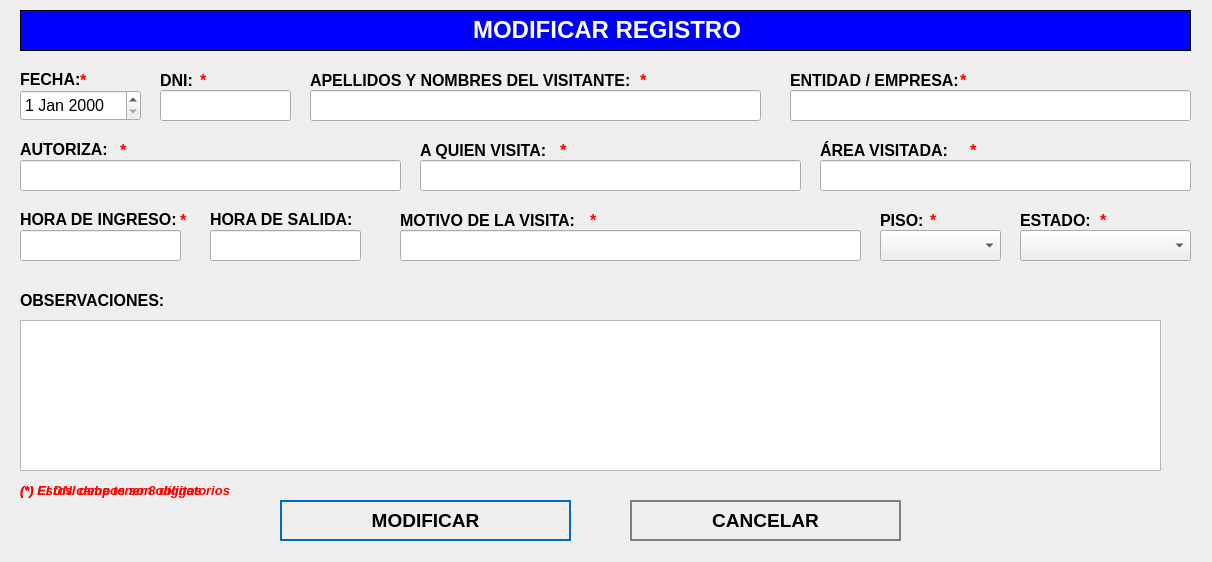
<?xml version="1.0" encoding="UTF-8"?>
<ui version="4.0">
 <class>NewBook</class>
 <widget class="QWidget" name="NewBook">
  <property name="geometry">
   <rect>
    <x>0</x>
    <y>0</y>
    <width>1212</width>
    <height>562</height>
   </rect>
  </property>
  <property name="windowTitle">
   <string>Modificar Registro</string>
  </property>
  <property name="styleSheet">
   <string notr="true">QPushButton
{	
	height: 2em;
 	border-style: solid;
	border-width: 2px;
 	border-color: grey;
	font-weight: bold;
}

QPushButton:hover
{
   	background-color:grey;
	color:white;
}</string>
  </property>
  <widget class="QLabel" name="label">
   <property name="geometry">
    <rect>
     <x>20</x>
     <y>10</y>
     <width>1171</width>
     <height>41</height>
    </rect>
   </property>
   <property name="font">
    <font>
     <underline>false</underline>
    </font>
   </property>
   <property name="autoFillBackground">
    <bool>false</bool>
   </property>
   <property name="styleSheet">
    <string notr="true">background-color: blue;</string>
   </property>
   <property name="frameShape">
    <enum>QFrame::Box</enum>
   </property>
   <property name="text">
    <string>&lt;html&gt;&lt;head/&gt;&lt;body&gt;&lt;p align=&quot;center&quot;&gt;&lt;span style=&quot; font-size:18pt; font-weight:600; color:#ffffff;&quot;&gt;MODIFICAR REGISTRO&lt;/span&gt;&lt;/p&gt;&lt;/body&gt;&lt;/html&gt;</string>
   </property>
  </widget>
  <widget class="QLabel" name="label_autoriza">
   <property name="geometry">
    <rect>
     <x>20</x>
     <y>140</y>
     <width>101</width>
     <height>16</height>
    </rect>
   </property>
   <property name="text">
    <string>&lt;html&gt;&lt;head/&gt;&lt;body&gt;&lt;p&gt;&lt;span style=&quot; font-size:12pt; font-weight:600;&quot;&gt;AUTORIZA:&lt;/span&gt;&lt;/p&gt;&lt;/body&gt;&lt;/html&gt;</string>
   </property>
  </widget>
  <widget class="QLineEdit" name="titleLineEdit">
   <property name="geometry">
    <rect>
     <x>20</x>
     <y>160</y>
     <width>381</width>
     <height>31</height>
    </rect>
   </property>
   <property name="font">
    <font>
     <pointsize>12</pointsize>
    </font>
   </property>
   <property name="placeholderText">
    <string/>
   </property>
  </widget>
  <widget class="QLineEdit" name="categoryLineEdit">
   <property name="geometry">
    <rect>
     <x>420</x>
     <y>160</y>
     <width>381</width>
     <height>31</height>
    </rect>
   </property>
   <property name="font">
    <font>
     <pointsize>12</pointsize>
    </font>
   </property>
  </widget>
  <widget class="QTextEdit" name="descriptionTextedit">
   <property name="geometry">
    <rect>
     <x>20</x>
     <y>320</y>
     <width>1141</width>
     <height>151</height>
    </rect>
   </property>
   <property name="font">
    <font>
     <pointsize>12</pointsize>
    </font>
   </property>
  </widget>
  <widget class="QPushButton" name="editButton">
   <property name="geometry">
    <rect>
     <x>280</x>
     <y>500</y>
     <width>291</width>
     <height>41</height>
    </rect>
   </property>
   <property name="font">
    <font>
     <pointsize>14</pointsize>
     <weight>75</weight>
     <bold>true</bold>
    </font>
   </property>
   <property name="cursor">
    <cursorShape>PointingHandCursor</cursorShape>
   </property>
   <property name="styleSheet">
    <string notr="true">QPushButton
{	
	height: 2em;
 	border-style: solid;
	border-width: 2px;
 	border-color: #0069c0;
	font-weight: bold;
}

QPushButton:hover
{
   	background-color:#0069c0;
	color:white;
}</string>
   </property>
   <property name="text">
    <string>MODIFICAR</string>
   </property>
   <property name="icon">
    <iconset>
     <normaloff>../assets/icons/save-icon.png</normaloff>../assets/icons/save-icon.png</iconset>
   </property>
   <property name="iconSize">
    <size>
     <width>30</width>
     <height>30</height>
    </size>
   </property>
   <property name="default">
    <bool>true</bool>
   </property>
   <property name="flat">
    <bool>true</bool>
   </property>
  </widget>
  <widget class="QPushButton" name="cancelButton">
   <property name="geometry">
    <rect>
     <x>630</x>
     <y>500</y>
     <width>271</width>
     <height>41</height>
    </rect>
   </property>
   <property name="font">
    <font>
     <pointsize>14</pointsize>
     <weight>75</weight>
     <bold>true</bold>
    </font>
   </property>
   <property name="cursor">
    <cursorShape>PointingHandCursor</cursorShape>
   </property>
   <property name="styleSheet">
    <string notr="true">QPushButton
{	
	height: 2em;
 	border-style: solid;
	border-width: 2px;
 	border-color: grey;
	font-weight: bold;
}

QPushButton:hover
{
   	background-color:grey;
	color:white;
}</string>
   </property>
   <property name="text">
    <string>CANCELAR</string>
   </property>
   <property name="icon">
    <iconset>
     <normaloff>../assets/icons/cancel-icon.png</normaloff>../assets/icons/cancel-icon.png</iconset>
   </property>
   <property name="iconSize">
    <size>
     <width>30</width>
     <height>30</height>
    </size>
   </property>
   <property name="default">
    <bool>true</bool>
   </property>
   <property name="flat">
    <bool>true</bool>
   </property>
  </widget>
  <widget class="QLabel" name="label_aquienvisita">
   <property name="geometry">
    <rect>
     <x>420</x>
     <y>140</y>
     <width>191</width>
     <height>21</height>
    </rect>
   </property>
   <property name="text">
    <string>&lt;html&gt;&lt;head/&gt;&lt;body&gt;&lt;p&gt;&lt;span style=&quot; font-size:12pt; font-weight:600;&quot;&gt;A QUIEN VISITA:&lt;/span&gt;&lt;/p&gt;&lt;/body&gt;&lt;/html&gt;</string>
   </property>
  </widget>
  <widget class="QDateEdit" name="dateEditNuevo">
   <property name="geometry">
    <rect>
     <x>20</x>
     <y>90</y>
     <width>121</width>
     <height>31</height>
    </rect>
   </property>
   <property name="font">
    <font>
     <pointsize>12</pointsize>
    </font>
   </property>
  </widget>
  <widget class="QLabel" name="label_area">
   <property name="geometry">
    <rect>
     <x>820</x>
     <y>140</y>
     <width>191</width>
     <height>21</height>
    </rect>
   </property>
   <property name="text">
    <string>&lt;html&gt;&lt;head/&gt;&lt;body&gt;&lt;p&gt;&lt;span style=&quot; font-size:12pt; font-weight:600;&quot;&gt;ÁREA VISITADA:&lt;/span&gt;&lt;/p&gt;&lt;/body&gt;&lt;/html&gt;</string>
   </property>
  </widget>
  <widget class="QLineEdit" name="nombreVisitanteLineEdit">
   <property name="geometry">
    <rect>
     <x>310</x>
     <y>90</y>
     <width>451</width>
     <height>31</height>
    </rect>
   </property>
   <property name="font">
    <font>
     <pointsize>12</pointsize>
    </font>
   </property>
  </widget>
  <widget class="QLabel" name="label_fecha">
   <property name="geometry">
    <rect>
     <x>20</x>
     <y>70</y>
     <width>101</width>
     <height>16</height>
    </rect>
   </property>
   <property name="text">
    <string>&lt;html&gt;&lt;head/&gt;&lt;body&gt;&lt;p&gt;&lt;span style=&quot; font-size:12pt; font-weight:600;&quot;&gt;FECHA:&lt;/span&gt;&lt;/p&gt;&lt;/body&gt;&lt;/html&gt;</string>
   </property>
  </widget>
  <widget class="QLabel" name="label_visitante">
   <property name="geometry">
    <rect>
     <x>310</x>
     <y>70</y>
     <width>341</width>
     <height>21</height>
    </rect>
   </property>
   <property name="text">
    <string>&lt;html&gt;&lt;head/&gt;&lt;body&gt;&lt;p&gt;&lt;span style=&quot; font-size:12pt; font-weight:600;&quot;&gt;APELLIDOS Y NOMBRES DEL VISITANTE:&lt;/span&gt;&lt;/p&gt;&lt;/body&gt;&lt;/html&gt;</string>
   </property>
  </widget>
  <widget class="QLabel" name="label_observaciones">
   <property name="geometry">
    <rect>
     <x>20</x>
     <y>290</y>
     <width>151</width>
     <height>21</height>
    </rect>
   </property>
   <property name="text">
    <string>&lt;html&gt;&lt;head/&gt;&lt;body&gt;&lt;p&gt;&lt;span style=&quot; font-size:12pt; font-weight:600;&quot;&gt;OBSERVACIONES:&lt;/span&gt;&lt;/p&gt;&lt;/body&gt;&lt;/html&gt;</string>
   </property>
  </widget>
  <widget class="QLineEdit" name="categoryLineEditEntidadEmpresa">
   <property name="geometry">
    <rect>
     <x>790</x>
     <y>90</y>
     <width>401</width>
     <height>31</height>
    </rect>
   </property>
   <property name="font">
    <font>
     <pointsize>12</pointsize>
    </font>
   </property>
  </widget>
  <widget class="QLabel" name="label_entidad">
   <property name="geometry">
    <rect>
     <x>790</x>
     <y>70</y>
     <width>341</width>
     <height>21</height>
    </rect>
   </property>
   <property name="text">
    <string>&lt;html&gt;&lt;head/&gt;&lt;body&gt;&lt;p&gt;&lt;span style=&quot; font-size:12pt; font-weight:600;&quot;&gt;ENTIDAD / EMPRESA:&lt;/span&gt;&lt;/p&gt;&lt;/body&gt;&lt;/html&gt;</string>
   </property>
  </widget>
  <widget class="QLabel" name="label_horaIngreso">
   <property name="geometry">
    <rect>
     <x>20</x>
     <y>210</y>
     <width>171</width>
     <height>16</height>
    </rect>
   </property>
   <property name="text">
    <string>&lt;html&gt;&lt;head/&gt;&lt;body&gt;&lt;p&gt;&lt;span style=&quot; font-size:12pt; font-weight:600;&quot;&gt;HORA DE INGRESO:&lt;/span&gt;&lt;/p&gt;&lt;/body&gt;&lt;/html&gt;</string>
   </property>
  </widget>
  <widget class="QLabel" name="label_horaSalida">
   <property name="geometry">
    <rect>
     <x>210</x>
     <y>210</y>
     <width>171</width>
     <height>16</height>
    </rect>
   </property>
   <property name="text">
    <string>&lt;html&gt;&lt;head/&gt;&lt;body&gt;&lt;p&gt;&lt;span style=&quot; font-size:12pt; font-weight:600;&quot;&gt;HORA DE SALIDA:&lt;/span&gt;&lt;/p&gt;&lt;/body&gt;&lt;/html&gt;</string>
   </property>
  </widget>
  <widget class="QLabel" name="label_motivoVisita">
   <property name="geometry">
    <rect>
     <x>400</x>
     <y>210</y>
     <width>341</width>
     <height>21</height>
    </rect>
   </property>
   <property name="text">
    <string>&lt;html&gt;&lt;head/&gt;&lt;body&gt;&lt;p&gt;&lt;span style=&quot; font-size:12pt; font-weight:600;&quot;&gt;MOTIVO DE LA VISITA:&lt;/span&gt;&lt;/p&gt;&lt;/body&gt;&lt;/html&gt;</string>
   </property>
  </widget>
  <widget class="QLineEdit" name="dniLineEdit">
   <property name="geometry">
    <rect>
     <x>160</x>
     <y>90</y>
     <width>131</width>
     <height>31</height>
    </rect>
   </property>
   <property name="font">
    <font>
     <pointsize>12</pointsize>
    </font>
   </property>
  </widget>
  <widget class="QLabel" name="label_dni">
   <property name="geometry">
    <rect>
     <x>160</x>
     <y>70</y>
     <width>91</width>
     <height>21</height>
    </rect>
   </property>
   <property name="text">
    <string>&lt;html&gt;&lt;head/&gt;&lt;body&gt;&lt;p&gt;&lt;span style=&quot; font-size:12pt; font-weight:600;&quot;&gt;DNI:&lt;/span&gt;&lt;/p&gt;&lt;/body&gt;&lt;/html&gt;</string>
   </property>
  </widget>
  <widget class="QLabel" name="label_piso">
   <property name="geometry">
    <rect>
     <x>880</x>
     <y>210</y>
     <width>61</width>
     <height>21</height>
    </rect>
   </property>
   <property name="text">
    <string>&lt;html&gt;&lt;head/&gt;&lt;body&gt;&lt;p&gt;&lt;span style=&quot; font-size:12pt; font-weight:600;&quot;&gt;PISO:&lt;/span&gt;&lt;/p&gt;&lt;/body&gt;&lt;/html&gt;</string>
   </property>
  </widget>
  <widget class="QComboBox" name="comboBoxPiso">
   <property name="geometry">
    <rect>
     <x>880</x>
     <y>230</y>
     <width>121</width>
     <height>31</height>
    </rect>
   </property>
   <property name="font">
    <font>
     <pointsize>12</pointsize>
    </font>
   </property>
   <property name="editable">
    <bool>false</bool>
   </property>
  </widget>
  <widget class="QLabel" name="label_estado">
   <property name="geometry">
    <rect>
     <x>1020</x>
     <y>210</y>
     <width>91</width>
     <height>21</height>
    </rect>
   </property>
   <property name="text">
    <string>&lt;html&gt;&lt;head/&gt;&lt;body&gt;&lt;p&gt;&lt;span style=&quot; font-size:12pt; font-weight:600;&quot;&gt;ESTADO:&lt;/span&gt;&lt;/p&gt;&lt;/body&gt;&lt;/html&gt;</string>
   </property>
  </widget>
  <widget class="QComboBox" name="comboBoxEstado">
   <property name="geometry">
    <rect>
     <x>1020</x>
     <y>230</y>
     <width>171</width>
     <height>31</height>
    </rect>
   </property>
   <property name="font">
    <font>
     <pointsize>12</pointsize>
    </font>
   </property>
   <property name="editable">
    <bool>false</bool>
   </property>
  </widget>
  <widget class="QLineEdit" name="horaIngresoLineEdit">
   <property name="geometry">
    <rect>
     <x>20</x>
     <y>230</y>
     <width>161</width>
     <height>31</height>
    </rect>
   </property>
   <property name="font">
    <font>
     <pointsize>12</pointsize>
    </font>
   </property>
  </widget>
  <widget class="QLineEdit" name="horaSalidaLineEdit">
   <property name="geometry">
    <rect>
     <x>210</x>
     <y>230</y>
     <width>151</width>
     <height>31</height>
    </rect>
   </property>
   <property name="font">
    <font>
     <pointsize>12</pointsize>
    </font>
   </property>
  </widget>
  <widget class="QLabel" name="ast_motivo">
   <property name="geometry">
    <rect>
     <x>590</x>
     <y>210</y>
     <width>16</width>
     <height>21</height>
    </rect>
   </property>
   <property name="text">
    <string>&lt;html&gt;&lt;head/&gt;&lt;body&gt;&lt;p&gt;&lt;span style=&quot; font-size:12pt; font-weight:600; color:#ff0000;&quot;&gt;*&lt;/span&gt;&lt;/p&gt;&lt;/body&gt;&lt;/html&gt;</string>
   </property>
  </widget>
  <widget class="QLabel" name="ast_visitante">
   <property name="geometry">
    <rect>
     <x>640</x>
     <y>70</y>
     <width>16</width>
     <height>21</height>
    </rect>
   </property>
   <property name="text">
    <string>&lt;html&gt;&lt;head/&gt;&lt;body&gt;&lt;p&gt;&lt;span style=&quot; font-size:12pt; font-weight:600; color:#ff0000;&quot;&gt;*&lt;/span&gt;&lt;/p&gt;&lt;/body&gt;&lt;/html&gt;</string>
   </property>
  </widget>
  <widget class="QLabel" name="ast_horaingreso">
   <property name="geometry">
    <rect>
     <x>180</x>
     <y>210</y>
     <width>16</width>
     <height>21</height>
    </rect>
   </property>
   <property name="text">
    <string>&lt;html&gt;&lt;head/&gt;&lt;body&gt;&lt;p&gt;&lt;span style=&quot; font-size:12pt; font-weight:600; color:#ff0000;&quot;&gt;*&lt;/span&gt;&lt;/p&gt;&lt;/body&gt;&lt;/html&gt;</string>
   </property>
  </widget>
  <widget class="QLabel" name="ast_fecha">
   <property name="geometry">
    <rect>
     <x>80</x>
     <y>70</y>
     <width>16</width>
     <height>21</height>
    </rect>
   </property>
   <property name="text">
    <string>&lt;html&gt;&lt;head/&gt;&lt;body&gt;&lt;p&gt;&lt;span style=&quot; font-size:12pt; font-weight:600; color:#ff0000;&quot;&gt;*&lt;/span&gt;&lt;/p&gt;&lt;/body&gt;&lt;/html&gt;</string>
   </property>
  </widget>
  <widget class="QLabel" name="ast_dni">
   <property name="geometry">
    <rect>
     <x>200</x>
     <y>70</y>
     <width>16</width>
     <height>21</height>
    </rect>
   </property>
   <property name="text">
    <string>&lt;html&gt;&lt;head/&gt;&lt;body&gt;&lt;p&gt;&lt;span style=&quot; font-size:12pt; font-weight:600; color:#ff0000;&quot;&gt;*&lt;/span&gt;&lt;/p&gt;&lt;/body&gt;&lt;/html&gt;</string>
   </property>
  </widget>
  <widget class="QLabel" name="ast_autoriza">
   <property name="geometry">
    <rect>
     <x>120</x>
     <y>140</y>
     <width>16</width>
     <height>21</height>
    </rect>
   </property>
   <property name="text">
    <string>&lt;html&gt;&lt;head/&gt;&lt;body&gt;&lt;p&gt;&lt;span style=&quot; font-size:12pt; font-weight:600; color:#ff0000;&quot;&gt;*&lt;/span&gt;&lt;/p&gt;&lt;/body&gt;&lt;/html&gt;</string>
   </property>
  </widget>
  <widget class="QLabel" name="ast_aquienvisita">
   <property name="geometry">
    <rect>
     <x>560</x>
     <y>140</y>
     <width>16</width>
     <height>21</height>
    </rect>
   </property>
   <property name="text">
    <string>&lt;html&gt;&lt;head/&gt;&lt;body&gt;&lt;p&gt;&lt;span style=&quot; font-size:12pt; font-weight:600; color:#ff0000;&quot;&gt;*&lt;/span&gt;&lt;/p&gt;&lt;/body&gt;&lt;/html&gt;</string>
   </property>
  </widget>
  <widget class="QLabel" name="ast_area">
   <property name="geometry">
    <rect>
     <x>960</x>
     <y>70</y>
     <width>16</width>
     <height>21</height>
    </rect>
   </property>
   <property name="text">
    <string>&lt;html&gt;&lt;head/&gt;&lt;body&gt;&lt;p&gt;&lt;span style=&quot; font-size:12pt; font-weight:600; color:#ff0000;&quot;&gt;*&lt;/span&gt;&lt;/p&gt;&lt;/body&gt;&lt;/html&gt;</string>
   </property>
  </widget>
  <widget class="QLabel" name="ast_entidadempresa">
   <property name="geometry">
    <rect>
     <x>970</x>
     <y>140</y>
     <width>16</width>
     <height>21</height>
    </rect>
   </property>
   <property name="text">
    <string>&lt;html&gt;&lt;head/&gt;&lt;body&gt;&lt;p&gt;&lt;span style=&quot; font-size:12pt; font-weight:600; color:#ff0000;&quot;&gt;*&lt;/span&gt;&lt;/p&gt;&lt;/body&gt;&lt;/html&gt;</string>
   </property>
  </widget>
  <widget class="QLabel" name="ast_piso">
   <property name="geometry">
    <rect>
     <x>930</x>
     <y>210</y>
     <width>16</width>
     <height>21</height>
    </rect>
   </property>
   <property name="text">
    <string>&lt;html&gt;&lt;head/&gt;&lt;body&gt;&lt;p&gt;&lt;span style=&quot; font-size:12pt; font-weight:600; color:#ff0000;&quot;&gt;*&lt;/span&gt;&lt;/p&gt;&lt;/body&gt;&lt;/html&gt;</string>
   </property>
  </widget>
  <widget class="QLabel" name="ast_estado">
   <property name="geometry">
    <rect>
     <x>1100</x>
     <y>210</y>
     <width>16</width>
     <height>21</height>
    </rect>
   </property>
   <property name="text">
    <string>&lt;html&gt;&lt;head/&gt;&lt;body&gt;&lt;p&gt;&lt;span style=&quot; font-size:12pt; font-weight:600; color:#ff0000;&quot;&gt;*&lt;/span&gt;&lt;/p&gt;&lt;/body&gt;&lt;/html&gt;</string>
   </property>
  </widget>
  <widget class="QLabel" name="label_nota_obligatoria">
   <property name="geometry">
    <rect>
     <x>20</x>
     <y>480</y>
     <width>281</width>
     <height>21</height>
    </rect>
   </property>
   <property name="text">
    <string>&lt;html&gt;&lt;head/&gt;&lt;body&gt;&lt;p&gt;&lt;span style=&quot; font-size:10pt; font-weight:600; font-style:italic; color:#ff0000;&quot;&gt;(*) Estos campos son obligatorios&lt;/span&gt;&lt;/p&gt;&lt;/body&gt;&lt;/html&gt;</string>
   </property>
  </widget>
  <widget class="QLineEdit" name="motivoVisitaLineEdit">
   <property name="geometry">
    <rect>
     <x>400</x>
     <y>230</y>
     <width>461</width>
     <height>31</height>
    </rect>
   </property>
   <property name="font">
    <font>
     <pointsize>12</pointsize>
    </font>
   </property>
  </widget>
  <widget class="QLabel" name="label_advertencia_dni">
   <property name="geometry">
    <rect>
     <x>20</x>
     <y>480</y>
     <width>231</width>
     <height>21</height>
    </rect>
   </property>
   <property name="text">
    <string>&lt;html&gt;&lt;head/&gt;&lt;body&gt;&lt;p&gt;&lt;span style=&quot; font-size:10pt; font-weight:600; font-style:italic; color:#ff0000;&quot;&gt;(*) El DNI debe tener 8 dígitos&lt;/span&gt;&lt;/p&gt;&lt;/body&gt;&lt;/html&gt;</string>
   </property>
  </widget>
  <widget class="QLineEdit" name="areaVisitadaLineEdit">
   <property name="geometry">
    <rect>
     <x>820</x>
     <y>160</y>
     <width>371</width>
     <height>31</height>
    </rect>
   </property>
   <property name="font">
    <font>
     <pointsize>12</pointsize>
    </font>
   </property>
  </widget>
 </widget>
 <tabstops>
  <tabstop>dniLineEdit</tabstop>
  <tabstop>nombreVisitanteLineEdit</tabstop>
  <tabstop>categoryLineEditEntidadEmpresa</tabstop>
  <tabstop>titleLineEdit</tabstop>
  <tabstop>categoryLineEdit</tabstop>
  <tabstop>areaVisitadaLineEdit</tabstop>
  <tabstop>horaIngresoLineEdit</tabstop>
  <tabstop>horaSalidaLineEdit</tabstop>
  <tabstop>motivoVisitaLineEdit</tabstop>
  <tabstop>comboBoxPiso</tabstop>
  <tabstop>comboBoxEstado</tabstop>
  <tabstop>descriptionTextedit</tabstop>
  <tabstop>editButton</tabstop>
  <tabstop>cancelButton</tabstop>
  <tabstop>dateEditNuevo</tabstop>
 </tabstops>
 <resources/>
 <connections/>
</ui>
